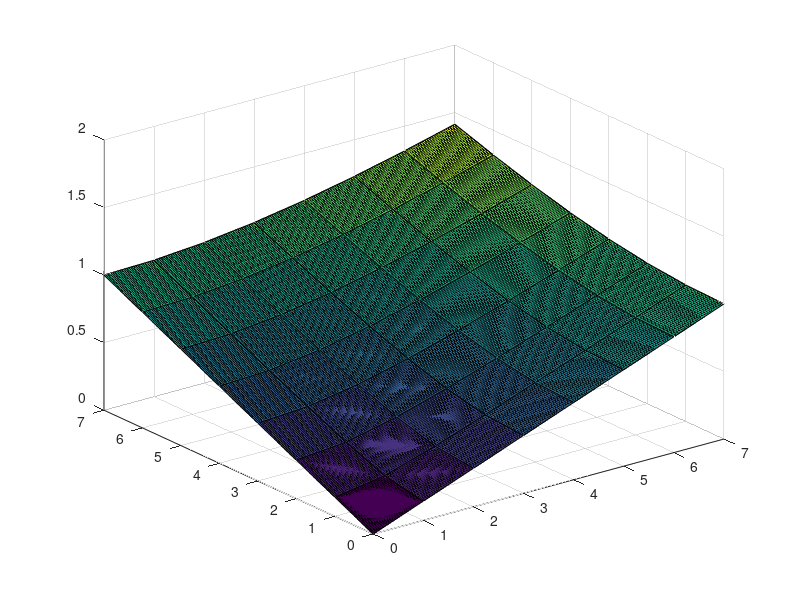

Write the MATLAB code that produced this figure. (Note: this script raises an error after producing the figure.)
function [] = testPatternResolution()

NUMROWS = 8;
NUMCOLS = 8;

[rowIndices, colIndices] = meshgrid(0:NUMROWS-1,0:NUMCOLS-1);

sampleVals = @(nRows,nCols,rIndices,cIndices) sqrt((rIndices./(nRows-1)).^2 + (cIndices./(nCols-1)).^2);
values = sampleVals(NUMROWS,NUMCOLS,rowIndices,colIndices);


[queryPointsR, queryPointsC] = meshgrid(linspace(0,NUMROWS-1,200),linspace(0,NUMCOLS-1,200));

qpLowerRow = floor(queryPointsR);
qpLowerRowWeight = 1 - (queryPointsR - qpLowerRow);
qpLowerCol = floor(queryPointsC);
qpLowerColWeight = 1- ( queryPointsC - qpLowerCol);

surf(rowIndices,colIndices,values);
colormap viridis

hold on
interpValsLCLR = sampleVals(NUMROWS,NUMCOLS,qpLowerRow,qpLowerCol);
interpValsUCLR = sampleVals(NUMROWS,NUMCOLS,qpLowerRow,qpLowerCol+1);
interpValsLCUR = sampleVals(NUMROWS,NUMCOLS,qpLowerRow+1,qpLowerCol);
interpValsUCUR = sampleVals(NUMROWS,NUMCOLS,qpLowerRow+1,qpLowerCol+1);
weightedInterpLR = interpValsLCLR.*qpLowerColWeight + interpValsUCLR.*(1-qpLowerColWeight);
weightedInterpUR = interpValsLCUR.*qpLowerColWeight + interpValsUCUR.*(1-qpLowerColWeight);
weightedInterp = weightedInterpLR.*qpLowerRowWeight + weightedInterpUR.*(1-qpLowerRowWeight);

surf(queryPointsR,queryPointsC,weightedInterp);
hold off
alpha(0.5)

% [ lowerBoundIndex, weights ] = calcLUT( NUMCOLS );

end

function [ lowerBoundIndex, weights ] = calcLUT( NUM_COLS )
PHASE_SHIFT_US = 2.4;
TIME_PER_ROW_US = 126.2;
LUT_SIZE = 127;
normalizedColSize = 1.0 /  NUM_COLS;
 lowerBoundIndex = [];
 weights = [];
  for  time_us = 1:LUT_SIZE 
    spatialPos = min((1 + cos((time_us + PHASE_SHIFT_US) / TIME_PER_ROW_US * 2 * 3.141592))/2.0,0.9999999);
    lowerBoundIndex(time_us) = (spatialPos * (NUM_COLS - 1));
    weights(time_us) = 1.0 -  mod(spatialPos,normalizedColSize) / normalizedColSize;
  end
end